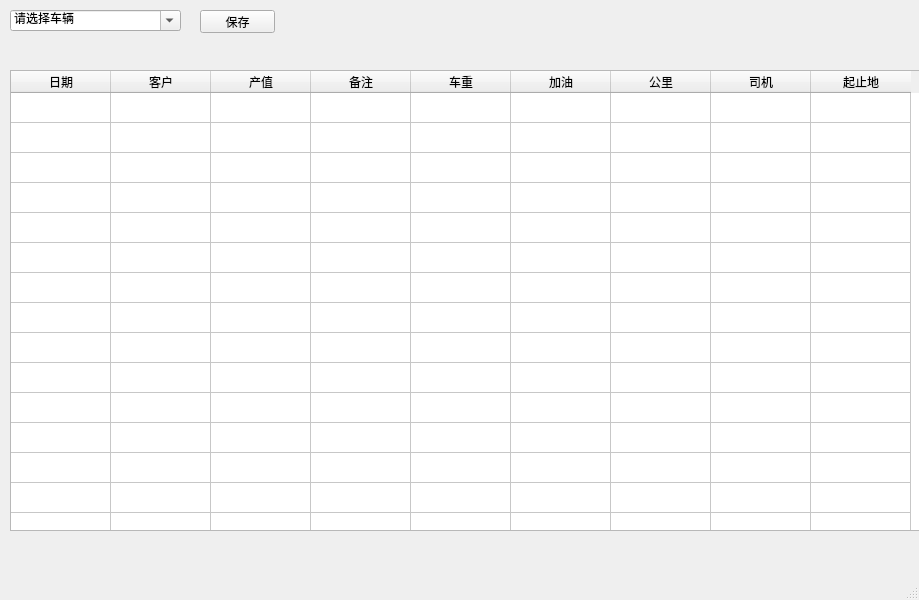
<?xml version="1.0" encoding="UTF-8"?>
<ui version="4.0">
 <class>MainWindow</class>
 <widget class="QMainWindow" name="MainWindow">
  <property name="geometry">
   <rect>
    <x>0</x>
    <y>0</y>
    <width>919</width>
    <height>600</height>
   </rect>
  </property>
  <property name="windowTitle">
   <string>MainWindow</string>
  </property>
  <widget class="QWidget" name="centralwidget">
   <widget class="QTableWidget" name="tableWidget">
    <property name="enabled">
     <bool>true</bool>
    </property>
    <property name="geometry">
     <rect>
      <x>10</x>
      <y>70</y>
      <width>1011</width>
      <height>461</height>
     </rect>
    </property>
    <property name="rowCount">
     <number>60</number>
    </property>
    <property name="columnCount">
     <number>9</number>
    </property>
    <attribute name="verticalHeaderVisible">
     <bool>false</bool>
    </attribute>
    <row/>
    <row/>
    <row/>
    <row/>
    <row/>
    <row/>
    <row/>
    <row/>
    <row/>
    <row/>
    <row/>
    <row/>
    <row/>
    <row/>
    <row/>
    <row/>
    <row/>
    <row/>
    <row/>
    <row/>
    <row/>
    <row/>
    <row/>
    <row/>
    <row/>
    <row/>
    <row/>
    <row/>
    <row/>
    <row/>
    <row/>
    <row/>
    <row/>
    <row/>
    <row/>
    <row/>
    <row/>
    <row/>
    <row/>
    <row/>
    <row/>
    <row/>
    <row/>
    <row/>
    <row/>
    <row/>
    <row/>
    <row/>
    <row/>
    <row/>
    <row/>
    <row/>
    <row/>
    <row/>
    <row/>
    <row/>
    <row/>
    <row/>
    <row/>
    <row/>
    <column>
     <property name="text">
      <string>日期</string>
     </property>
    </column>
    <column>
     <property name="text">
      <string>客户</string>
     </property>
    </column>
    <column>
     <property name="text">
      <string>产值</string>
     </property>
    </column>
    <column>
     <property name="text">
      <string>备注</string>
     </property>
    </column>
    <column>
     <property name="text">
      <string>车重</string>
     </property>
    </column>
    <column>
     <property name="text">
      <string>加油</string>
     </property>
    </column>
    <column>
     <property name="text">
      <string>公里</string>
     </property>
    </column>
    <column>
     <property name="text">
      <string>司机</string>
     </property>
    </column>
    <column>
     <property name="text">
      <string>起止地</string>
     </property>
    </column>
   </widget>
   <widget class="QComboBox" name="comboBox">
    <property name="geometry">
     <rect>
      <x>10</x>
      <y>10</y>
      <width>171</width>
      <height>21</height>
     </rect>
    </property>
    <property name="focusPolicy">
     <enum>Qt::ClickFocus</enum>
    </property>
    <property name="editable">
     <bool>true</bool>
    </property>
    <property name="minimumContentsLength">
     <number>0</number>
    </property>
    <item>
     <property name="text">
      <string>请选择车辆</string>
     </property>
    </item>
    <item>
     <property name="text">
      <string>粤k302</string>
     </property>
    </item>
   </widget>
   <widget class="QPushButton" name="pushButton">
    <property name="geometry">
     <rect>
      <x>200</x>
      <y>10</y>
      <width>75</width>
      <height>23</height>
     </rect>
    </property>
    <property name="text">
     <string>保存</string>
    </property>
   </widget>
  </widget>
  <widget class="QStatusBar" name="statusbar"/>
 </widget>
 <resources/>
 <connections/>
</ui>
